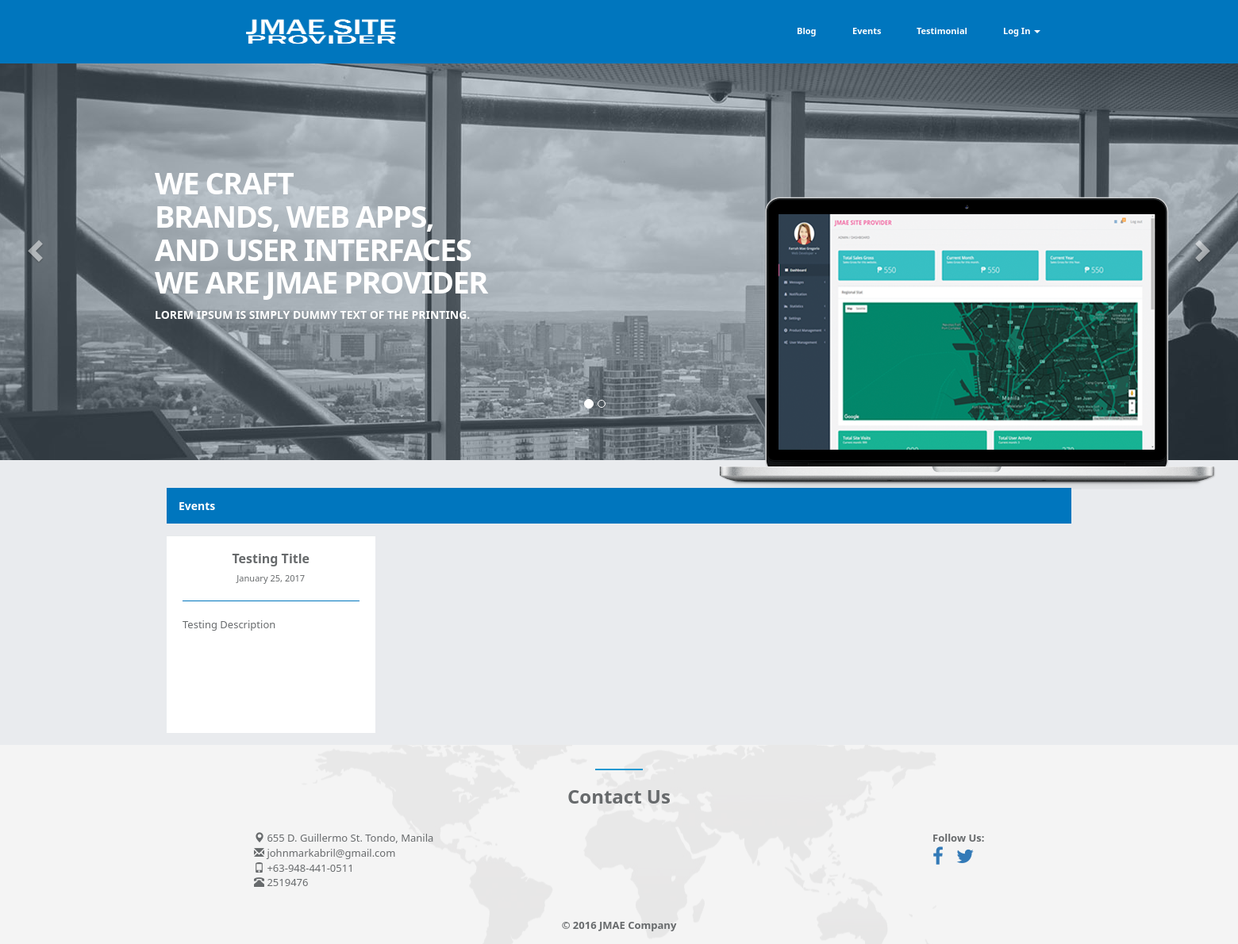
The app's page /index.php/events, older data.
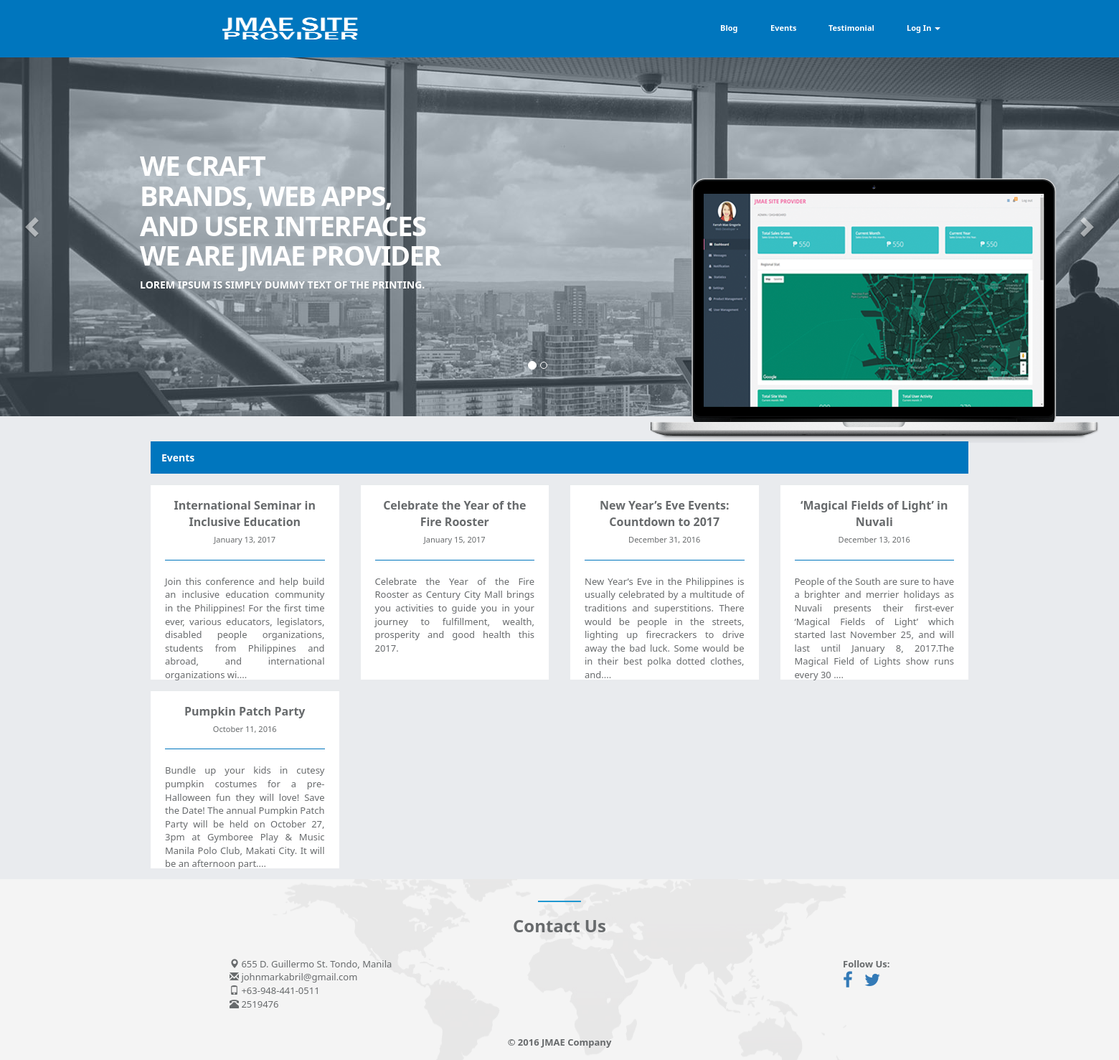
The same page, newer data.
### tables this page shows
CREATE TABLE `events` (
  `NO` int(11) NOT NULL,
  `NOUSER` varchar(500) NOT NULL,
  `TITLE` varchar(500) NOT NULL,
  `DESCRIPTION` varchar(500) NOT NULL,
  `DATE` varchar(500) NOT NULL,
  `IMAGEURL` varchar(500) NOT NULL,
  `DELETION` int(11) NOT NULL
);

### application/controllers/Events.php (called while the page is built, shortened)
<?php
class Events extends CI_Controller {
	public function __construct()
    {
        $this->curpage = "Events";
        $this->load->model('Events_model');
        $this->load->model('Event_reply_model');
    	$this->date = date("F d, Y");
    }
	public function index()
	{
		if ( $this->session->userdata('account_type') == "User" || $this->session->userdata('account_type') == "" ) {
			$details = array (
				'get_all_events'			=>	$this->Events_model->get_all_events(),
				'get_all_reply'				=>	$this->Event_reply_model->get_all_reply(),
				'date'						=>	$this->date
			);
			$data['content']	=	$this->load->view('user/eventscontent', $details, TRUE);
			$data['curpage']	= 	$this->curpage;
			$this->load->view('template', $data);
		} else {
			redirect('/admin');
		}
	}
}

### index.php (called while the page is built, shortened)
<?php
require_once BASEPATH.'core/CodeIgniter.php';

### application/models/Events_model.php (called while the page is built, shortened)
<?php
class Events_model extends CI_Model
{
	public $table			=	"events";
	public $dbno			=	"NO";
	public $deletion		= 	"DELETION";
	public function get_all_events()
	{
		$row = $this->db->where($this->deletion, "0")
						->order_by($this->dbno, "DESC")
						->get($this->table);
		return $row->result();
	}
}

### application/views/user/eventscontent.php (the view, shortened to what this page needs)
<div class="padding-top">
    <div class="ibox-content padding-all no-border full-width" style="background-color: #0076BE;">
        <h4 class="no-margin" style="color: #FFFFFF;">Events</h4>
    </div>
</div>
<div class="row">
	<?php
		if ( $get_all_events ) {
			foreach ( $get_all_events as $gae ) :
	?>
				<div class="col-md-3">
					<div class="padding-top">
						<div class="ibox-content text-center">
							<a data-toggle="modal" data-target="#eventsContent<?php echo $gae->NO;?>" class="product-name"><?php echo $gae->TITLE; ?></a>
							<small><?php echo $gae->DATE; ?></small>
							<hr/>
							<div style="text-align: justify;height:126px;">
								<?php
									echo substr($gae->DESCRIPTION, 0, 250);
									if ( strlen($gae->DESCRIPTION) >= 250 ) {
										echo '....';
									}
								?>
							</div>
						</div>
					</div>
				</div>
	<?php
			endforeach;
		}
	?>
</div>

### application/views/template.php (shortened to what this page needs)
<html>
	<head>
		<?php $this->load->view('common/css_files_includes'); ?>
	</head>
	<body>
		<?php
			$this->load->view('common/navtop');
			$this->load->view('common/coverimage');
		?>
		<div class="container margin-top-fifty">
			<?php
				switch ($curpage) {
			    	case 'Events':
			    		echo $content;
			    		break;
				}
			?>
		</div>
		<?php $this->load->view('common/footer_user'); ?>
	</body>
</html>

### application/views/common/css_files_includes.php (shortened to what this page needs)
<link rel="stylesheet" href="<?php echo base_url();?>public/css/bootstrap.min.css"/>
<link rel="stylesheet" href="<?php echo base_url();?>public/css/plugins/toastr/toastr.min.css">
<link rel="stylesheet" href="<?php echo base_url();?>public/css/plugins/hovereffects/hover.css">
<link rel="stylesheet" href="<?php echo base_url();?>public/css/plugins/dropzone/basic.css">
<link rel="stylesheet" href="<?php echo base_url();?>public/css/plugins/dropzone/dropzone.css">
<link rel="stylesheet" href="<?php echo base_url();?>public/css/plugins/iCheck/custom.css">
<link rel="stylesheet" href="<?php echo base_url();?>public/css/plugins/cropper/cropper.min.css">
<link rel="stylesheet" href="<?php echo base_url();?>public/css/plugins/steps/jquery.steps.css">
<link rel="stylesheet" href="<?php echo base_url();?>public/css/plugins/chosen/chosen.css">
<link rel="stylesheet" href="<?php echo base_url();?>public/css/plugins/iCheck/custom.css">
<link rel="stylesheet" href="<?php echo base_url();?>public/css/plugins/morris/morris-0.4.3.min.css">
<link rel="stylesheet" href="<?php echo base_url();?>public/css/plugins/chartist/chartist.min.css">
<link rel="stylesheet" href="<?php echo base_url();?>public/css/plugins/multipleimage/ninja-slider.css">
<link rel="stylesheet" href="<?php echo base_url();?>public/css/plugins/multipleimage/thumbnail-slider.css">
<link rel="stylesheet" href="<?php echo base_url();?>public/css/plugins/owncarousel/owl.carousel.min.css">
<link rel="stylesheet" href="<?php echo base_url();?>public/css/plugins/owncarousel/owl.theme.min.css">
<link rel="stylesheet" href="<?php echo base_url();?>public/css/animate.css">
<link rel="stylesheet" href="<?php echo base_url();?>public/font-awesome/css/font-awesome.css">
<link rel="stylesheet" href="<?php echo base_url();?>public/css/style.css">
<link rel="stylesheet" href="<?php echo base_url();?>public/css/styles.css">

### application/views/common/navtop.php (shortened to what this page needs)
<nav class="nav2 navbar navbar-default no-margin no-border-radius padding-all" style="background-color: #0076BE;font-size: 11px;">
    <div class="container-fluid">
        <div class="col-md-6">
            <div class="text-center">
                <ul class="nav navbar-nav" style="display: inline-block;">
                    <li><a class="no-padding" href="<?php echo base_url();?>">
                    <img class="img-responsive" src="<?php echo base_url(); ?>public/img/logo4.png" style="height: 50px;width:200px; padding: 5px;" /></a></li>
                </ul>
            </div>
        </div>
        <div class="col-md-6">
            <div class="text-center">
                <ul class="nav navbar-nav" style="display: inline-block;">
                    <div class="text-center">
                    <ul class="nav navbar-nav" style="display: inline-block;">
                        <li class="text-center">
                            <a class="hvr-underline-reveal" href="<?php echo base_url();?>blog"><strong>Blog</strong></a>
                        </li>
                        <li class="text-center">
                            <a class="hvr-underline-reveal" class="" href="<?php echo base_url();?>events"><strong>Events</strong></a>
                        </li>
                        <li class="text-center">
                            <a class="hvr-underline-reveal" class="" href="<?php echo base_url();?>testimonial"><strong>Testimonial</strong></a>
                        </li>
                        <?php
                            if( !$this->session->userdata('user_session') ){
                        ?>
                                <li class="dropdown">
                                    <a class="dropdown-toggle hvr-underline-reveal" data-toggle="dropdown">Log In <span class="caret"></span></a>
                                </li>
                        <?php
                            }
                        ?>
                    </ul>
            </div>
        </div>
    </div>
</nav>

### application/views/common/coverimage.php (shortened to what this page needs)
<div class="landing-page">
    <div id="inSlider" class="landing-page carousel carousel-fade" data-ride="carousel">
        <ol class="carousel-indicators">
            <li data-target="#inSlider" data-slide-to="0" class="active"></li>
            <li data-target="#inSlider" data-slide-to="1"></li>
        </ol>
        <div class="carousel-inner" role="listbox">
            <div class="item active">
                <div class="container">
                    <div class="carousel-caption">
                        <h1>We craft<br/>
                            brands, web apps,<br/>
                            and user interfaces<br/>
                            we are JMAE Provider</h1>
                        <p>Lorem Ipsum is simply dummy text of the printing.</p>
                    </div>
                </div>
                <div class="header-back one">
                    <img src="<?php echo base_url();?>public/img/landing/header_one.png" alt="laptop"/>
                </div>
            </div>
        </div>
        <a class="left carousel-control" href="#inSlider" role="button" data-slide="prev">
            <span class="glyphicon glyphicon-chevron-left" aria-hidden="true"></span>
        </a>
        <a class="right carousel-control" href="#inSlider" role="button" data-slide="next">
            <span class="glyphicon glyphicon-chevron-right" aria-hidden="true"></span>
        </a>
    </div>
</div>

### application/views/common/footer_user.php (shortened to what this page needs)
<div class="landing-page">
    <section id="contact" class="gray-section contact no-margin">
        <div class="container">
            <div class="row m-b-lg">
                <div class="col-lg-12 text-center">
                    <div class="navy-line padding-top"></div>
                    <h2 class="no-margin-bottom text-bold">Contact Us</h2>
                </div>
            </div>
            <div class="row m-b-lg no-margin">
                <div class="col-md-3 col-md-offset-1">
                    <address>
                        <span class="glyphicon glyphicon-map-marker"></span> 655 D. Guillermo St. Tondo, Manila<br/>
                        <span class="glyphicon glyphicon-envelope"></span> johnmarkabril@gmail.com<br/>
                        <span class="glyphicon glyphicon-phone"></span> +63-948-441-0511<br/>
                        <span class="glyphicon glyphicon-phone-alt"></span> 2519476
                    </address>
                </div>
                <div class="col-md-6">
                </div>
                <div class="col-md-2">
                    <strong>Follow Us: </strong><br/>
                    <h2 class="no-margin"><ul class="list-inline">
                         <li><a href="https://www.facebook.com/jmaesiteprovider/" target="_blank" ><i class="fa fa-facebook"></i></a></li>
                         <li><a href="https://twitter.com/jmaesiteprovide" target="_blank" ><i class="fa fa-twitter"></i></a></li>
                    </ul></h2>
                </div>
            </div>
            <div class="row">
                <div class="col-lg-8 col-lg-offset-2 text-center m-t-lg m-b-lg margin-top-bottom">
                    <strong>&copy; 2016 JMAE Company</strong><br/>
                </div>
            </div>
        </div>
    </section>
</div>

### public/css/styles.css (style rules this page uses)
body { background-color: #E9EBEE; font-family: "Oxygen","Oxygen","Segoe UI","Helvetica Neue",sans-serif; }
.navbar .navbar-nav { display: inline-block; float: none; vertical-align: top; }
.no-margin { margin: 0px; }
.no-margin-bottom { margin-bottom: 0px; }
.margin-top-bottom { margin-top: 15px; margin-bottom: 15px; }
.margin-top-fifty { margin-top: 50px; }
.no-padding { padding: 0px; }
.padding-top { padding-top: 15px; }
.padding-all { padding: 15px; }
.text-bold { font-weight: bolder; }
.text-center { text-align: center; }
.navbar-default .navbar-nav > li > a { color: #FFFFFF; }
.no-border-radius { border-radius:0px; }
.no-border { border: 0px; }
.hvr-underline-reveal { display: inline-block; vertical-align: middle; -webkit-transform: perspective(1px) translateZ(0); transform: perspective(1px) translateZ(0); box-shadow: 0 0 1px transparent; position: relative; overflow: hidden; }
.hvr-underline-reveal:before { content: ""; position: absolute; z-index: -1; left: 0; right: 0; bottom: 0; background: #FFFFFF; height: 4px; -webkit-transform: translateY(4px); transform: translateY(4px); -webkit-transition-property: transform; transition-property: transform; -webkit-transition-duration: 0.2s; transition-duration: 0.2s; -webkit-transition-timing-function: ease-out; transition-timing-function: ease-out; }

Row changes from the older to the newer data that the page shows:
no longer on this page (row edited): events: TITLE "Testing Title", DATE "January 25, 2017", DESCRIPTION "Testing Description"
added events: TITLE "International Seminar in Inclusive Education", DATE "January 13, 2017", DESCRIPTION "Join this conference and help build an inclusive education community in the Philippines! For the first time ever, various educators, legislators, disabled people organizations, students from Philippines and abroad, and international organizations wi"
added events: TITLE "Celebrate the Year of the Fire Rooster", DATE "January 15, 2017", DESCRIPTION "Celebrate the Year of the Fire Rooster as Century City Mall brings you activities to guide you in your journey to fulfillment, wealth, prosperity and good health this 2017."
added events: TITLE "New Year’s Eve Events: Countdown to 2017", DATE "December 31, 2016", DESCRIPTION "New Year’s Eve in the Philippines is usually celebrated by a multitude of traditions and superstitions. There would be people in the streets, lighting up firecrackers to drive away the bad luck. Some would be in their best polka dotted clothes, and"
added events: TITLE "‘Magical Fields of Light’ in Nuvali", DATE "December 13, 2016", DESCRIPTION "People of the South are sure to have a brighter and merrier holidays as Nuvali presents their first-ever ‘Magical Fields of Light’ which started last November 25, and will last until January 8, 2017.The Magical Field of Lights show runs every 30"
added events: TITLE "Pumpkin Patch Party", DATE "October 11, 2016", DESCRIPTION "Bundle up your kids in cutesy pumpkin costumes for a pre-Halloween fun they will love! Save the Date! The annual Pumpkin Patch Party will be held on October 27, 3pm at Gymboree Play & Music Manila Polo Club, Makati City. It will be an afternoon part"
